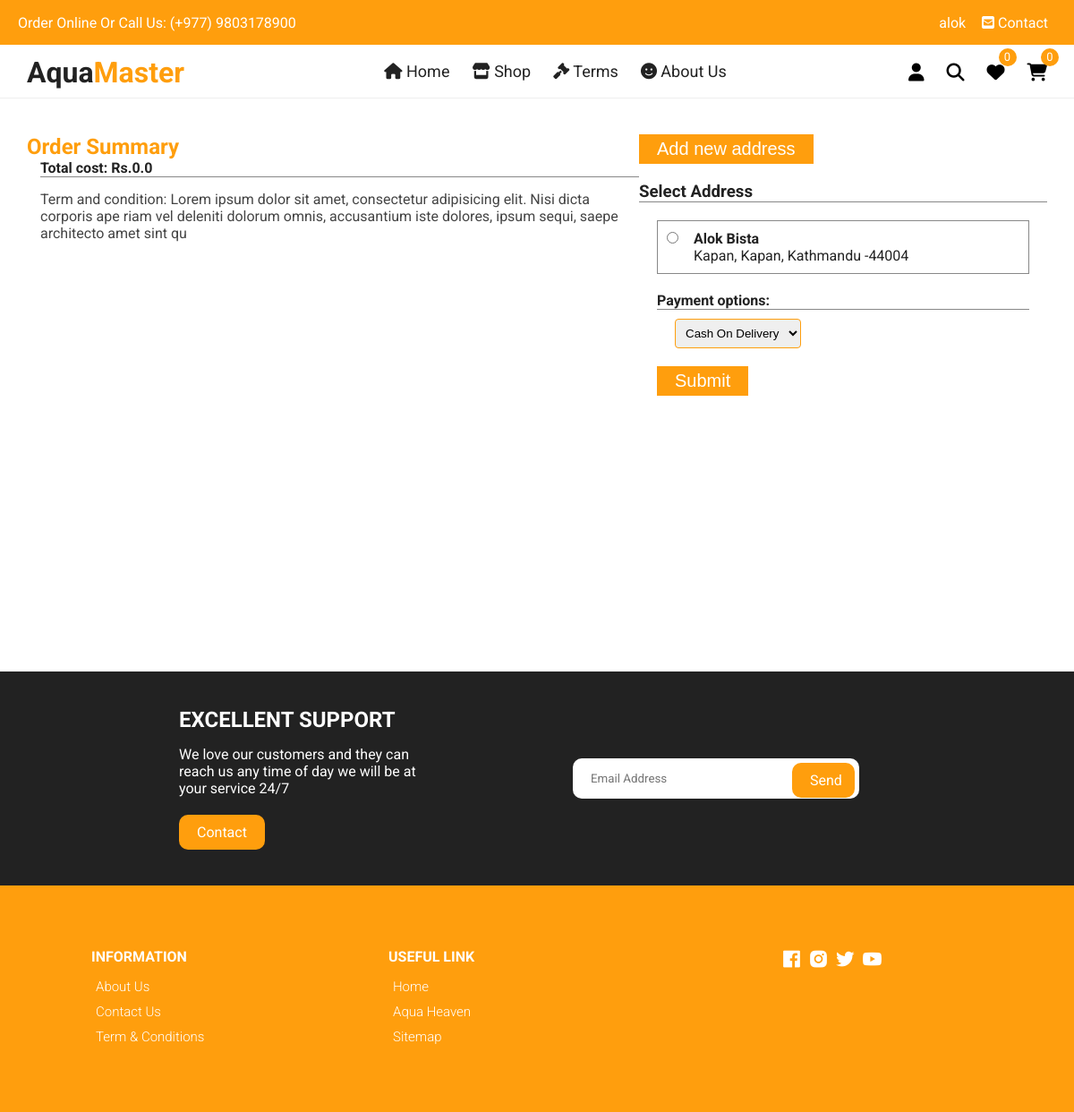
Screenshot of /checkout/ (signed in) with the database file from the repository.
### registration/models.py (models this page shows, shortened)
class Customer(models.Model):
    id = models.AutoField(primary_key=True)
    user = models.ForeignKey(User, on_delete=models.CASCADE, related_name='customer', null=False, blank=False)
    full_name = models.CharField(max_length=100)
    city = models.CharField(choices=CITY_CHOICES, max_length=100, default='Kathmandu')
    address = models.CharField(max_length=200)
    locality = models.CharField(max_length=200)
    phone_no = models.PositiveBigIntegerField()
    house_no = models.PositiveIntegerField()
    zip_code = models.PositiveIntegerField()
    created_at = models.DateField(auto_now_add=True)

### home/views.py (the view, shortened to what this page needs)
# urls.py: path('checkout/', Checkout.as_view(), name='checkout'),
@method_decorator(login_required, name='dispatch')
class Checkout(View):
    def get(self, request):
        form = CustomerForm()
        customers = Customer.objects.filter(user=request.user)
        if request.user.is_authenticated:
            products = Product.objects.filter(users_wishlist=request.user)
            wishlistcount = products.count()
            cartprod = MyCart.objects.filter(user=request.user)
            cartprodcount = cartprod.count()
        else:
            wishlistcount = ''
            cartprodcount = ''
            cartprod = ''
        return render(request, 'home/checkout.html', {'form':form, 'customers':customers, 'cartprod': cartprod,'wishlistcount': wishlistcount,'cartprodcount': cartprodcount,})

### registration/forms.py
class CustomerForm(forms.ModelForm):
    class Meta:
        model = Customer
        fields = ['full_name', 'city', 'address', 'locality', 'phone_no','house_no', 'zip_code',]
        labels = {'house_no':'House no (Optional)','zip_code':'Zip code (Optional)'}
        widgets = {
            'house_no': forms.NumberInput(attrs={'required':False}),
            'zip_code':forms.NumberInput(attrs={'required':False}),
            }

### templates/home/checkout.html (shortened to what this page needs)
{% extends 'base.html' %}
{% load static %}
{% block maincontent %}
<div class="container checkout-container">
    <div class="checkout-products">
        <h2>Order Summary</h2>
        <h4 class="prodOnlyTotal"></h4>
        <div class="checkout-terms">
            <p style="color: #444;">
                Term and condition: Lorem ipsum dolor sit amet, consectetur adipisicing elit. Nisi dicta corporis ape
                riam vel deleniti dolorum omnis, accusantium iste dolores, ipsum sequi, saepe architecto amet sint qu
            </p>
        </div>
    </div>
    <div class="payment">
        <div class="another-address">
            <button>Add new address</button>
        </div>
        <form action="{% url 'place_order' %}" method="post">
            <h3 style="border-bottom: 1px solid #888;">Select Address</h3>
            {% if customers %}
            {% for c in customers %}
            <div class="address">
                <div class="address-radio">
                    <input type="radio" name="address" id="address" value="{{c.id}}">
                </div>
                <div class="address-desc">
                    <h4>{{c.full_name}}</h4>
                <p>{{c.locality}}, {{c.address}}, {{c.city }} -{% if c.zip_code %}{{c.zip_code}}{% endif %}</p>
                </div>
            </div>
            {% endfor %}
            {% else %}
            <h4 style="padding: 1rem;text-align: center;">No Address Yet</h4>
            {% endif %}
            <div class="payment-option-box">
                <h4>Payment options:</h4>
                <select name="payment-option" id="payment-option">
                    <option value="1">Cash On Delivery</option>
                </select>
            </div>
            {% if customers %}
            <input  type="submit" class="checkout-submit" value="Submit">
            {% else %}
            <input type="submit" class="show-message-popup" value="Submit">
            {% endif %}
        </form>
    </div>
</div>
{% endblock maincontent %}

### templates/base.html (shortened to what this page needs)
{% load static %}
{% load cache %}
<!DOCTYPE html>
<html lang="en">
  <head>
    <link rel="stylesheet" href="https://cdnjs.cloudflare.com/ajax/libs/Glide.js/3.4.1/css/glide.core.css">
    <link rel="stylesheet" href="https://cdnjs.cloudflare.com/ajax/libs/Glide.js/3.4.1/css/glide.theme.css">
    <link rel="stylesheet" href="{% static 'css/owl.carousel.min.css' %}">
    <link
    href="https://unpkg.com/boxicons@2.0.7/css/boxicons.min.css"
    rel="stylesheet"
    />
      <link rel="stylesheet" href="{% static 'css/styles.css' %}" />
  </head>
  <body>
      <div class="top-nav">
        <div class="d-flex" style="margin: 0 2rem">
          <p>Order Online Or Call Us: (+977) 9803178900</p>
          <ul class="d-flex">
            {% if user.is_anonymous %}
            <li style="padding: 0 4px;"><a href="{% url 'login' %}"><i class="fas fa-sign-in-alt"></i> Login</a></li>
            <li style="padding: 0 4px;"><a href="{% url 'signup' %}"><i class="fas fa-sign-out-alt" style="transform: rotate(-90deg);"></i> Signup</a></li>
            {% else %}
            <li style="padding: 0 4px;"><a href="{% url 'profile' user.id %}">{% if user.first_name%}{{user.first_name}}{% else %}{{user.username}}{% endif %}</a></li>
            {% endif %}
            <li style="padding: 0 4px;"><a href="{% url 'contact' %}"><i class="fas fa-envelope-square"></i> Contact</a></li>
          </ul>
        </div>
      </div>
      <div class="navigation">
        <div class="nav-center d-flex">
        <a href="/" class="logo"><h1>Aqua<span style="color: #ff9e0d;">Master</span></h1></a>
          <ul class="nav-list d-flex" style="overflow-y: auto;">
            <li class="nav-item">
              <a href="{% url 'home' %}" class="nav-link"><i class="fas fa-home"></i> Home</a>
            </li>
            <li class="nav-item">
              <a href="{% url 'products' %}" class="nav-link"><i class="fas fa-store"></i> Shop </a>
            </li>
            <li class="nav-item">
            <a href="{% url 'terms' %}" class="nav-link"><i class="fas fa-gavel"></i> Terms</a>
            </li>
            <li class="nav-item">
              <a href="{% url 'about' %}" class="nav-link"><i class="fas fa-smile"></i> About Us</a>
            </li>
          </ul>
          <div class="icons d-flex" style="margin-right: 20px;">
            {% if user.is_authenticated %}
            <div class="icon show-prof">
              <i class="fas fa-user"></i>
            </div>
            {% endif %}
            <div class="icon">
              <i class="fas fa-search search-icon"></i>
            </div>
            {% if user.is_authenticated %}
            {% if wishlistcount %}
            <a href="{% url 'wishlist' %}" class="icon">
              <i class="fas fa-heart"></i>
              <span class="d-flex wishlistcounter">{{wishlistcount}}</span>
            </a>
            {% elif wishlistcount == 0 %}
            <a href="{% url 'wishlist' %}" class="icon">
              <i class="fas fa-heart"></i>
              <span class="d-flex wishlistcounter">0</span>
            </a>
            {% else %}
            <a href="{% url 'wishlist' %}" class="icon">
              <i class="fas fa-heart"></i>
            </a>
            {% endif %}
            {% else %}
            <a href="{% url 'wishlist' %}" class="icon">
              <i class="fas fa-heart"></i>
              <span class="d-flex wishlistcounter">0</span>
            </a>
            {% endif %}
            {% if user.is_authenticated %}
            {% if cartprodcount > 0 %}
            <a href="{% url 'cart' %}" class="icon">
              <i class="fas fa-shopping-cart"></i>
              <span class="d-flex cartproductcount">{{cartprodcount}}</span>
            </a>
            {% elif cartprodcount == 0 %}
            <a href="{% url 'cart' %}" class="icon">
              <i class="fas fa-shopping-cart"></i>
              <span class="d-flex cartproductcount">0</span>
            </a>
            {% else %}
            <a href="{% url 'cart' %}" class="icon">
              <i class="fas fa-shopping-cart"></i>
            </a>
            {% endif %}
            {% else %}
            <a href="{% url 'cart' %}" class="icon">
              <i class="fas fa-shopping-cart"></i>
              <span class="d-flex">0</span>
            </a>
            {% endif %}
          </div>
        </div>
      </div>
    {% block maincontent %}
    {% endblock maincontent %}
    <section class="section contact">
      <div class="row">
        <div class="col">
          <h2>EXCELLENT SUPPORT</h2>
          <p>We love our customers and they can reach us any time
          of day we will be at your service 24/7</p>
          <a href="{% url 'contact' %}" class="btn btn-1">Contact</a>
        </div>
        <div class="col">
          <form action="{% url 'subscription_email' %}" method="post">
            <div>
              <input type="email" placeholder="Email Address" name='email' required>
              <input type="submit" value="Send">
            </div>
          </form>
        </div>
      </div>
    </section>
    <footer class="footer">
      <div class="row">
        <div class="col d-flex">
          <h4>INFORMATION</h4>
          <a href="{% url 'about' %}">About Us</a>
          <a href="{% url 'contact' %}">Contact Us</a>
          <a href="{% url 'terms' %}">Term & Conditions</a>
        </div>
        <div class="col d-flex">
          <h4>USEFUL LINK</h4>
          <a href="{% url 'home' %}">Home</a>
          <a href="{% url 'products' %}">Aqua Heaven</a>
          <a href="{% url 'django.contrib.sitemaps.views.sitemap' %}">Sitemap</a>
        </div>
        <div class="col d-flex">
          <span><i class='bx bxl-facebook-square'></i></span>
          <span><i class='bx bxl-instagram-alt' ></i></span>
          <span><i class='bx bxl-twitter' ></i></span>
          <span><i class='bx bxl-youtube' ></i></span>
        </div>
      </div>
    </footer>
  </body>
</html>

### static/css/styles.css (style rules this page uses)
:root { --white: #fff; --black: #222; --yellow: #ff9e0d; --grey1: #f0f0f0; --grey2: #e9d7d3; }
*, *::before, *::after { margin: 0; padding: 0; box-sizing: inherit; }
html { box-sizing: border-box; font-size: 62.5%; }
body { font-family: "Roboto", sans-serif; font-size: 1.6rem; background-color: var(--white); color: var(--black); font-weight: 400; font-style: normal; }
a { text-decoration: none; color: var(--black); }
li { list-style: none; }
.container { max-width: 114rem; margin: 0 auto; padding: 0 3rem; }
.d-flex { display: flex; align-items: center; }
.top-nav { background-color: var(--yellow); font-size: 1.3rem; color: var(--white); }
.top-nav div { justify-content: space-between; height: 5rem; font-size: 1.6rem; }
.top-nav a { color: var(--white); padding: 0 0.5rem; transition: 200ms; }
.navigation { height: 6rem; line-height: 6rem; transition: 300ms; border-bottom: 1px solid #eee; }
.nav-center { justify-content: space-between; width: 100%; }
.logo { padding: 0 3rem; }
.nav-center .nav-item:not(:last-child) { margin-right: 0.5rem; }
.nav-center .nav-link { font-size: 1.8rem; padding:0 1rem; display: inline-block; width: 100%; }
.icon { cursor: pointer; font-size: 2rem; padding: 0 1rem; color: #000; position: relative; transition: 200ms; }
.icon:not(:last-child) { margin-right: 0.5rem; }
.icon span { position: absolute; top: 3px; right: -3px; background-color: var(--yellow); color: var(--white); border-radius: 50%; font-size: 1.3rem; height: 2rem; width: 2rem; justify-content: center; }
.section { padding: 5rem 0 5rem 0; overflow: hidden; }
.contact { background-color: var(--black); color: var(--white); padding: 4rem 20rem; }
.contact .row { display: grid; grid-template-columns: 1fr 1fr; align-items: center; }
.contact .row .col h2 { margin-bottom: 1.5rem; }
.contact .row .col p { width: 70%; margin-bottom: 2rem; }
.btn-1 { background-color: var(--yellow); color: var(--white); display: inline-block; border-radius: 1rem; padding: 1rem 2rem; }
.contact form div { position: relative; width: 80%; margin: 0 auto; }
.contact form input { font-family: "Roboto", sans-serif; text-indent: 2rem; width: 100%; border-radius: 1rem; padding: 1.5rem 0; outline: none; border: none; }
.contact form input[type='submit'] { position: absolute; top: 0; right: 0; background-color: var(--yellow); color: white; margin: 0.5rem; padding: 1rem 2.4rem 1rem 0; border-radius: 1rem; width: 7rem; cursor: pointer; font-size: 1.6rem; }
.footer { padding: 7rem 1rem; background-color: var(--yellow); }
footer .row { display: grid; grid-template-columns: 1fr 1fr 1fr; max-width: 99.6rem; margin: 0 auto; }
.footer .col { flex-direction: column; color: var(--white); align-items: flex-start; }
.footer .col:last-child { flex-direction: row; justify-content: center; }
.footer .col:last-child span { font-size: 2.5rem; margin-right: 0.5rem; color: var(--white); }
.footer .col a { color: var(--white); font-size: 1.5rem; padding: 0.5rem; font-weight: 300; }
.footer .col h4 { margin-bottom: 1rem; }
form { position: relative; z-index: 1; }
.checkout-container { display: flex; flex-wrap: wrap; min-height: 80vh; padding: 4rem 0; }
.checkout-products { width: 60%; height: fit-content; }
.checkout-products h2 { color: var(--yellow); }
.checkout-products p { color: var(--yellow); }
.checkout-products h4, .checkout-terms p { margin: 0 0 1.5rem 1.5rem; }
.checkout-products h4 { border-bottom: 1px solid #888; }
.payment { width: 40%; height: fit-content; }
.payment button, .payment form input[type='submit'] { padding: .5rem 2rem; font-size: 2rem; color: #fff; border: none; outline: none; background-color: var(--yellow); cursor: pointer; transition: 200ms; margin-bottom: 2rem; }
.address { margin: 2rem; border: 1px solid #888; display: flex; padding: 1rem; }
.address-radio { height: 100%; width: 30px; }
.address-desc { width: calc(100% - 30px); }
.payment-option-box { margin: 2rem; }
.payment-option-box h4 { border-bottom: 1px solid #888; }
#payment-option { padding: .7rem; border: 1px solid var(--yellow); border-radius: 4px; outline: none; margin: 1rem 0 0 2rem; }
.payment form input[type='submit'] { margin: 0 0 0 2rem; }

### templates/base.html (style rules this page uses)
input:read-only { background: #efe; }

### rows the page displays
Customer: full_name "Alok Bista", locality "Kapan", address "Kapan", city "Kathmandu", zip_code "44004"

### other values shown
{{ user.first_name }} "alok"
